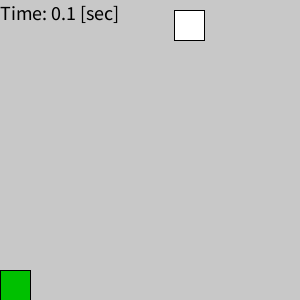
Frame 1 (no input)
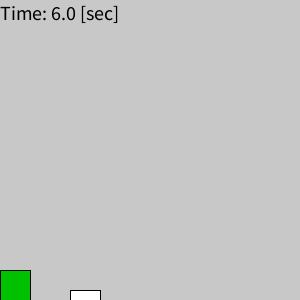
Frame 60 (the mouse pressed at the canvas centre just before this capture)
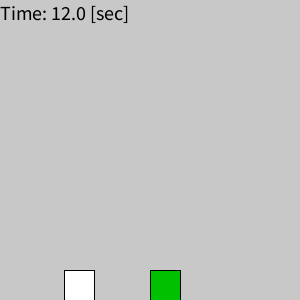
Frame 120 (the mouse held since frame 60 and released just before this capture)

The Processing sketch that drew these frames (run headless with seeded random() and noise(); from frame 60 on, the mouse is pressed at the canvas centre):

// Processing sketch: joho_kiso_ensyu2_8_20231115
// ── joho_kiso_ensyu2_8_20231115.pde

//======================
//1個ずつの障害物退避ゲーム
//======================
int ox; // 障害物の左上端のx座標 (ox: object_x)
int oy; // 障害物の左上端のy座標 (oy: object_y)
int cx; // 車の左上端のx座標 (cx: car_x)
int t; // 開始からの時間（フレーム） = 障害物の落下時間
int T; // 開始からの時間（フレーム）（開始からの時間をリセットせずにカウント）
float sec; // 開始からの時間（秒）

// あとで変更する可能性がある変数はパラメータ化しておくと便利．
int speed = 10; // 落下速度 = フレームレート
int ow = 30; // 障害物の幅
int oh = 30; // 障害物の高さ
int cw = 30; // 車の幅
int ch = 30; // 車の高さ

void setup() {
  size(300, 300);
  t=0;
  T=0;
  sec=0;
  ox=int(random(width-ow)); // windowの幅の中に障害物が入る範囲
  frameRate(speed);
}

void draw() {
  background(200, 200, 200);
  t = t+1;
  T = T+1;
  oy = speed*t; // 落下速度*開始からの時間 = 時刻tでの障害物の高さ．

  // 障害物の描画
  if (oy > height) { // oyの値が障害物の上部の高さと等しいので，windowの高さを超えたらtとoxを初期化する．
    t = 0;
    ox=int(random(width-ow)); // windowの幅の中に障害物が入る範囲
  }
  fill(255, 255, 255);
  rect(ox, oy, ow, oh); // 障害物の描画を実行

  // 車の描画
  cx = mouseX; // マウスポインタのx座標の取得
  if ((cx+cw) > width) { // 車の右端（px+pw）の座標がウィンドウの幅（width）よりも大きければ車の幅（cw）だけ左に戻す．
    cx = width - cw;
  }
  fill(255, 255, 255);
  rect(cx, width-ch, cw, ch); // 車の描画を実行

  // 衝突判定
  // x軸方向の条件: (ox < cx+cw && ox+ow > cx)
  // y軸方向の条件: (oy+oh > height-ch && oy < height)
  if ((ox < cx+cw && ox+ow > cx)&&(oy+oh > height-ch && oy < height)) { // 衝突した場合
    // 衝突した物体の初期化
    t = 0;
    oy = 0;
    ox=int(random(width-ow)); // windowの幅の中に障害物が入る範囲

    fill(255, 0, 0);
    T = 0;
  } else { // 衝突しない場合
    fill(0, 192, 0);
  }
  rect(cx, width-ch, cw, ch); // 衝突判定後にもう一度車の描画を実行（衝突している場合は色が変わる）

  // ゲームのプレイ時間の描画
  textSize(20);
  fill(0, 0, 0);
  sec = (float)T/speed; // フレームレートから秒への変換．フレームレート = 1秒間の描画回数．
  text("Time: "+sec+" [sec]", 0, 20);
}



//========================================
//1個ずつの障害物退避ゲーム（ハイスコア表示を追加）
//========================================
//int ox; // 障害物の左上端のx座標 (ox: object_x)
//int oy; // 障害物の左上端のy座標 (oy: object_y)
//int cx; // 車の左上端のx座標 (cx: car_x)
//int t; // 開始からの時間（フレーム） = 障害物の落下時間
//int T; // 開始からの時間（フレーム）（開始からの時間をリセットせずにカウント）
//float sec; // 開始からの時間（秒）

//// あとで変更する可能性がある変数はパラメータ化しておくと便利．
//int speed = 10; // 落下速度 = フレームレート
//int ow = 30; // 障害物の幅
//int oh = 30; // 障害物の高さ
//int cw = 30; // 車の幅
//int ch = 30; // 車の高さ

//void setup() {
//  size(300, 300);
//  t=0;
//  T=0;
//  sec=0;
//  ox=int(random(width-ow)); // windowの幅の中に障害物が入る範囲
//  frameRate(speed);
//}

//void draw() {
//  background(200, 200, 200);
//  t = t+1;
//  T = T+1;
//  oy = speed*t; // 落下速度*開始からの時間 = 時刻tでの障害物の高さ．

//  // 障害物の描画
//  if (oy > height) { // oyの値が障害物の上部の高さと等しいので，windowの高さを超えたらtとoxを初期化する．
//    t = 0;
//    ox=int(random(width-ow)); // windowの幅の中に障害物が入る範囲
//  }
//  fill(255, 255, 255);
//  rect(ox, oy, ow, oh); // 障害物の描画を実行

//  // 車の描画
//  cx = mouseX; // マウスポインタのx座標の取得
//  if ((cx+cw) > width) { // 車の右端（px+pw）の座標がウィンドウの幅（width）よりも大きければ車の幅（cw）だけ左に戻す．
//    cx = width - cw;
//  }
//  fill(255, 255, 255);
//  rect(cx, width-ch, cw, ch); // 車の描画を実行

//  // 衝突判定
//  // x軸方向の条件: (ox < cx+cw && ox+ow > cx)
//  // y軸方向の条件: (oy+oh > height-ch && oy < height)
//  if ((ox < cx+cw && ox+ow > cx)&&(oy+oh > height-ch && oy < height)) { // 衝突した場合
//    // 衝突した物体の初期化
//    t = 0;
//    oy = 0;
//    ox=int(random(width-ow)); // windowの幅の中に障害物が入る範囲

//    fill(255, 0, 0);
//    T = 0;
//  } else { // 衝突しない場合
//    fill(0, 192, 0);
//  }
//  rect(cx, width-ch, cw, ch); // 衝突判定後にもう一度車の描画を実行（衝突している場合は色が変わる）

//  // ゲームのプレイ時間の描画
//  textSize(20);
//  fill(0, 0, 0);
//  sec = (float)T/speed; // フレームレートから秒への変換．フレームレート = 1秒間の描画回数．
//  text("Time: "+sec+" [sec]", 0, 20);
//}



//============================================================================================
// 配列の基礎：1次元配列
//============================================================================================
////これまでの1変数の定義のしかた
//int a = 1;
//println(a);

////1次元配列の定義のしかた
//int[] array = new int[5];
////配列の要素の定義
//array[0] = 2;
//array[1] = 4;
//array[2] = 6;
//array[3] = 8;
//array[4] = 10;

////配列の使用
//int ans = array[0] + array[4];
//println(ans);

////配列の宣言と要素の定義は同時に可能
//int[] array1 = {2, 4, 6, 8, 10};

////for文を使った要素の定義
//int[] array2 = new int[5]; //まず配列を宣言
//for(int i=0; i<5; i++){
//  array2[i] = 2 * i;
//}

//============================================================================================
// 配列の基礎：2次元配列
//============================================================================================
////2次元配列の定義のしかた
//int[][] matrix = new int[2][4];
////配列の要素の定義
//matrix[0][0] = 1;
//matrix[0][1] = 2;
//matrix[0][2] = 3;
//matrix[0][3] = 4;
//matrix[1][0] = 5;
//matrix[1][1] = 6;
//matrix[1][2] = 7;
//matrix[1][3] = 8;

////配列の使用
////int a = matrix[0] + matrix[4];
//println(matrix[0][0]);

////配列の宣言と要素の定義は同時に可能
//int[][] matrix1 = {{1, 2, 3, 4},
//                   {5, 6, 7, 8}};

////for文を使った要素の定義
//int[][] matrix2 = new int[2][4]; //まず配列を宣言
//for(int m=0; m<2; m++){
//  for(int n=0; n<4; n++){
//    matrix2[m][n] = (m+1) * (n+1);
//}



//============================================================================================
// 配列の基礎：複数の障害物を落下させる（配列を利用しないコード）
//============================================================================================
//int ox1; // 1個目
//int oy1;
//int t1;
//int ox2; // 2個目
//int oy2; 
//int t2;
//int ox3; // 3個目
//int oy3;
//int t3;

//// 今回は，これらの値はすべての物体で共通にする
//int speed = 10; // 落下速度 = フレームレート
//int ow = 30; // 障害物の幅
//int oh = 30; // 障害物の高さ

//void setup() {
//  size(300, 300);
//  t1=0; // 1個目
//  ox1=int(random(width-ow));
//  t2=0; // 2個目
//  ox2=int(random(width-ow));
//  t3=0; // 3個目
//  ox3=int(random(width-ow));
//  frameRate(speed);
//}

//void draw() {
//  background(200, 200, 200);
//  t1 = t1+1; // 1個目
//  oy1 = speed*t1;
//  t2 = t2+1; // 2個目
//  oy2 = speed*t2;
//  t3 = t3+1; // 3個目
//  oy3 = speed*t3;

//  // 1個目
//  if (oy1 > height) {
//    t1 = 0;
//    ox1=int(random(width-ow));
//  }
//  rect(ox1, oy1, ow, oh);
//  println(oy1);
  
//  // 2個目
//  if (oy2 > height) {
//    t2 = 0;
//    ox2=int(random(width-ow));
//  }
//  rect(ox2, oy2, ow, oh);
//  println(oy2);
  
//  // 3個目
//  if (oy3 > height) {
//    t3 = 0;
//    ox3=int(random(width-ow));
//  }
//  rect(ox3, oy3, ow, oh);
//  println(oy3);
//}

//============================================================================================
// 配列の基礎：複数の障害物を落下させる（配列を利用しないコード）& 各落下物に待機時間を導入
//============================================================================================
//int ox1; // 1個目
//int oy1;
//int t1;
//int oWait1; // 待機時間
//int ox2; // 2個目
//int oy2; 
//int t2;
//int oWait2; // 待機時間
//int ox3; // 3個目
//int oy3;
//int t3;
//int oWait3; // 待機時間

//// 今回は，これらの値はすべての物体で共通にする
//int speed = 10; // 落下速度 = フレームレート
//int ow = 30; // 障害物の幅
//int oh = 30; // 障害物の高さ

//void setup() {
//  size(300, 300);
//  t1=0; // 1個目
//  ox1=int(random(width-ow));
//  oWait1=int(random(10, 50)); // 待機時間を乱数で初期化
//  t2=0; // 2個目
//  ox2=int(random(width-ow));
//  oWait2=int(random(10, 50));
//  t3=0; // 3個目
//  ox3=int(random(width-ow));
//  oWait3=int(random(10, 50));
//  frameRate(speed);
//}

//void draw() {
//  background(200, 200, 200);
//  t1 = t1+1; // 1個目
//  oy1 = speed * (t1 - oWait1);
//  t2 = t2+1; // 2個目
//  oy2 = speed * (t2 - oWait2);
//  t3 = t3+1; // 3個目
//  oy3 = speed * (t3 - oWait3);

//  // 1個目
//  if (oy1 > height) {
//    t1 = 0;
//    ox1 = int(random(width-ow));
//    oWait1 = int(random(10, 50)); // 再度，待機時間を乱数で初期化
//  }
//  rect(ox1, oy1, ow, oh);
//  println(oy1);
  
//  // 2個目
//  if (oy2 > height) {
//    t2 = 0;
//    ox2=int(random(width-ow));
//    oWait2 = int(random(10, 50));
//  }
//  rect(ox2, oy2, ow, oh);
//  println(oy2);
  
//  // 3個目
//  if (oy3 > height) {
//    t3 = 0;
//    ox3=int(random(width-ow));
//    oWait3 = int(random(10, 50));
//  }
//  rect(ox3, oy3, ow, oh);
//  println(oy3);
//}


//============================================================================================
// 配列の基礎：複数の障害物を落下させる（1次元配列を利用したコード）
//============================================================================================
//// 1次元配列で変数をまとめる
//// 配列の大きさが固定であれば，数値で指定もOK
////int [] ox = new int[3];
//int nObj = 3; // 落下する障害物の数
//int [] ox = new int[nObj];
//int [] oy = new int[nObj];
//int [] t = new int[nObj]; // 障害物の落下時間
//int [] oWait = new int[nObj]; // 障害物の落下タイミング調整用

//// 今回は，これらの値はすべての物体で共通にする
//int speed = 10; // 落下速度 = フレームレート
//int ow = 30; // 障害物の幅
//int oh = 30; // 障害物の高さ

//void setup() {
//  size(300, 300);
//  // 障害物の個数分だけ初期化
//  for (int i=0; i<nObj; i++) {
//    t[i] = 0;
//    ox[i] = int(random(width-ow)); // windowの幅の中に障害物が入る範囲
//    oWait[i] = int(random(0, 50)); // 障害物落下の待機時間
//  }
//  frameRate(speed);
//}

//void draw() {
//  background(200, 200, 200);
//  for (int i=0; i<nObj; i++) { // 障害物の個数分だけ描画
//    t[i] = t[i]+1;
//    // 落下速度*(開始からの時間-待機時間) = 時刻tでの障害物の高さ．
//    oy[i] = speed * (t[i]-oWait[i]);
//    if (oy[i] > height) {
//      t[i] = 0;
//      ox[i]=int(random(width-ow)); // windowの幅の中に障害物が入る範囲
//      oWait[i]=int(random(10, 50)); // 障害物落下の待機時間
//    }
//    rect(ox[i], oy[i], ow, oh);
//  }
//  println(oy[0], oy[1], oy[2]);
//}



//===============================================================================
//【課題例】複数の障害物を退避するゲーム
// 障害物が複数個，落下してくるゲームを作成せよ．前節の例では，1個の障害物のみを考えていたが，
// 配列を使って，複数の障害物を同時に考えてみよう．
//===============================================================================
//int cx; // 車の左上端のx座標 (cx: car_x)
//int T; // 開始からの時間（フレーム）（開始からの時間をリセットせずにカウント）
//float sec; // 開始からの時間（秒）
//float highScore; // ゲームのハイスコア記録用

//// あとで変更する可能性がある変数はパラメータ化しておくと便利．
//int speed = 10; // 落下速度 = フレームレート
//int ow = 30; // 障害物の幅
//int oh = 30; // 障害物の高さ
//int cw = 30; // 車の幅
//int ch = 30; // 車の高さ

//// 複数の障害物に対応
//int nObj = 20; // 落下する障害物の数
//int [] ox = new int[nObj];
//int [] oy = new int[nObj];
//int [] t = new int[nObj]; // 障害物の落下時間
//int [] oWait = new int[nObj]; // 障害物の落下タイミング調整用
//int cFlag = 0; // Collision Flag 0:正常 1:衝突


//void setup() {
//  size(300, 300);
//  frameRate(speed);
//  T=0;
//  sec=0;
//  highScore=0;

//  // 障害物の個数分だけ初期化
//  for (int i=0; i<nObj; i++) {
//    ox[i]=int(random(width-ow)); // windowの幅の中に障害物が入る範囲
//    t[i]=0;
//    oWait[i]=int(random(0, 50)); // 障害物落下の待機時間
//  }
//}

//void draw() {
//  background(200, 200, 200);
//  T = T+1;

//  for (int i=0; i<nObj; i++) { // 障害物の個数分だけ描画
//    t[i] = t[i]+1;

//    if (t[i] > oWait[i]) {
//      oy[i] = speed * (t[i]-oWait[i]); // 落下速度*(開始からの時間-待機時間) = 時刻tでの障害物の高さ．
//      // 障害物の描画
//      if (oy[i] > height) { // oyの値が障害物の上部の高さと等しいので，windowの高さを超えたらtとoxを初期化する．
//        t[i] = 0;
//        ox[i]=int(random(width-ow)); // windowの幅の中に障害物が入る範囲
//        oWait[i]=int(random(10, 50)); // 障害物落下の待機時間
//      }
//      fill(255, 255, 255);
//      rect(ox[i], oy[i], ow, oh); // 障害物の描画を実行
//    }
//  }

//  // 車の描画
//  cx = mouseX; // マウスポインタのx座標の取得
//  if ((cx+cw) > width) { // 車の右端（px+pw）の座標がウィンドウの幅（width）よりも大きければ車の幅（cw）だけ左に戻す．
//    cx = width - cw;
//  }
//  //fill(255, 255, 255);
//  //rect(cx, width-ch, cw, ch); // 車の描画を実行 // 衝突判定後にも描画を行っているので，ここでは不要．

//  // 衝突判定
//  // x軸方向の条件: (ox < cx+cw && ox+ow > cx)
//  // y軸方向の条件: (oy+oh > height-ch && oy < height)
//  for (int i=0; i<nObj; i++) {
//    if ((ox[i] < cx+cw && ox[i]+ow > cx)&&(oy[i]+oh > height-ch && oy[i] < height)) { // 衝突した場合
//      // 衝突した物体の初期化
//      t[i] = 0;
//      oy[i] = 0;
//      ox[i]=int(random(width-ow)); // windowの幅の中に障害物が入る範囲
//      oWait[i]=int(random(10, 50)); // 障害物落下の待機時間

//      T = 0;
//      cFlag = 1; // 衝突のフラグを立てる
//    }
//  }
//  if (cFlag == 1) { // 衝突のフラグが立っている場合
//    fill(255, 0, 0);
//    cFlag = 0; // フラグを初期化
//  } else {
//    fill(255, 255, 255);
//  }
//  rect(cx, width-ch, cw, ch); // 衝突判定後にもう一度車の描画を実行（衝突している場合は色が変わる）

//  // ゲームのプレイ時間の描画
//  textSize(20);
//  fill(0, 0, 0);
//  sec = (float)T/speed; // フレームレートから秒への変換．フレームレート = 1秒間の描画回数．
//  text("Time: "+sec+" [sec]", 0, 20);

//  // ゲームのハイスコアの保持と描画
//  if (sec > highScore) {
//    highScore = sec;
//  }
//  textSize(20);
//  fill(255, 0, 0);
//  text("High Score: "+highScore, 0, 40);
//}









//
// 以下，参考コード
//


//===============================================================================
// 課題例を改良したもの（障害物を回避し続けた時間を競う）
// - 車の色を変更
// - 車のヒットポイントの実装
//===============================================================================
//int cx; // 車の左上端のx座標 (cx: car_x)
//int T; // 開始からの時間（フレーム）（開始からの時間をリセットせずにカウント）
//float sec; // 開始からの時間（秒）
//float highScore; // ゲームのハイスコア記録用
//int cHP; // 車のヒットポイント

//// あとで変更する可能性がある変数はパラメータ化しておくと便利．
//int speed = 10; // 落下速度 = フレームレート
//int ow = 30; // 障害物の幅
//int oh = 30; // 障害物の高さ
//int cw = 30; // 車の幅
//int ch = 30; // 車の高さ
//int initcHP = 3; // 車のヒットポイントの初期値

//// 複数の障害物に対応
//int nObj = 20; // 落下する障害物の数
//int [] ox = new int[nObj];
//int [] oy = new int[nObj];
//int [] t = new int[nObj]; // 障害物の落下時間
//int [] oWait = new int[nObj]; // 障害物の落下タイミング調整用
//int cFlag = 0; // Collision Flag 0:正常 1:衝突


//void setup() {
//  size(300, 300);
//  frameRate(speed);
//  T=0;
//  sec=0;
//  highScore=0;
//  cHP = initcHP;

//  // 障害物の個数分だけ初期化
//  for (int i=0; i<nObj; i++) {
//    ox[i]=int(random(width-ow)); // windowの幅の中に障害物が入る範囲
//    t[i]=0;
//    oWait[i]=int(random(0, 50)); // 障害物落下の待機時間
//  }
//}

//void draw() {
//  background(200, 200, 200);
//  T = T+1;

//  for (int i=0; i<nObj; i++) { // 障害物の個数分だけ描画
//    t[i] = t[i]+1;

//    if (t[i] > oWait[i]) {
//      oy[i] = speed * (t[i]-oWait[i]); // 落下速度*(開始からの時間-待機時間) = 時刻tでの障害物の高さ．
//      // 障害物の描画
//      if (oy[i] > height) { // oyの値が障害物の上部の高さと等しいので，windowの高さを超えたらtとoxを初期化する．
//        t[i] = 0;
//        ox[i]=int(random(width-ow)); // windowの幅の中に障害物が入る範囲
//        oWait[i]=int(random(10, 50)); // 障害物落下の待機時間
//      }
//      fill(255, 255, 255);
//      rect(ox[i], oy[i], ow, oh); // 障害物の描画を実行
//    }
//  }

//  // 車の描画
//  cx = mouseX; // マウスポインタのx座標の取得
//  if ((cx+cw) > width) { // 車の右端（px+pw）の座標がウィンドウの幅（width）よりも大きければ車の幅（cw）だけ左に戻す．
//    cx = width - cw;
//  }
//  //fill(255, 255, 255);
//  //rect(cx, width-ch, cw, ch); // 車の描画を実行 // 衝突判定後にも描画を行っているので，ここでは不要．

//  // 衝突判定
//  // x軸方向の条件: (ox < cx+cw && ox+ow > cx)
//  // y軸方向の条件: (oy+oh > height-ch && oy < height)
//  for (int i=0; i<nObj; i++) {
//    if ((ox[i] < cx+cw && ox[i]+ow > cx)&&(oy[i]+oh > height-ch && oy[i] < height)) { // 衝突した場合
//      // 衝突した物体の初期化
//      t[i] = 0;
//      oy[i] = 0;
//      ox[i]=int(random(width-ow)); // windowの幅の中に障害物が入る範囲
//      oWait[i]=int(random(10, 50)); // 障害物落下の待機時間

//      cFlag = 1; // 衝突のフラグを立てる

//      // ヒットポイント管理
//      cHP = cHP - 1; // ヒットポイントの減少
//      if (cHP == 0) { // ヒットポイントが0になったら初期化
//        T = 0;
//        cHP = initcHP;
//      }
//    }
//  }

//  if (cFlag == 1) { // 衝突のフラグが立っている場合
//    fill(255, 0, 0);
//    cFlag = 0; // フラグを初期化
//  } else {
//    fill(0, 192, 0);
//  }
//  rect(cx, width-ch, cw, ch); // 衝突判定後にもう一度車の描画を実行（衝突している場合は色が変わる）

//  // 車のヒットポイントの表示
//  for (int i=0; i<cHP; i++) {
//    fill(0, 192, 0);
//    rect(280-20*i, 5, 15, 15);
//  }

//  // ゲームのプレイ時間の描画
//  textSize(20);
//  fill(0, 0, 0);
//  sec = (float)T/speed; // フレームレートから秒への変換．フレームレート = 1秒間の描画回数．
//  text("Time: "+sec+" [sec]", 0, 20);

//  // ゲームのハイスコアの保持と描画
//  if (sec > highScore) {
//    highScore = sec;
//  }
//  textSize(20);
//  fill(255, 0, 0);
//  text("High Score: "+highScore, 0, 40);
//}




//===============================================================================
// 課題例を改良したもの（障害物をキャッチした回数を競う）
// - ゲームデザインの変更
//  ・障害物をキャッチした回数をカウント．キャッチできない場合にヒットポイントが減少．
//===============================================================================
//int cx; // 車の左上端のx座標 (cx: car_x)
//int highScore; // ゲームのハイスコア記録用
//int cHP; // 車のヒットポイント
//int nCollision; // 衝突回数記録用

//// あとで変更する可能性がある変数はパラメータ化しておくと便利．
//int speed = 10; // 落下速度 = フレームレート
//int ow = 30; // 障害物の幅
//int oh = 30; // 障害物の高さ
//int cw = 50; // 車の幅
//int ch = 20; // 車の高さ
//int initcHP = 3; // 車のヒットポイントの初期値

//// 複数の障害物に対応
//int nObj = 10; // 落下する障害物の数
//int [] ox = new int[nObj];
//int [] oy = new int[nObj];
//int [] t = new int[nObj]; // 障害物の落下時間
//int [] oWait = new int[nObj]; // 障害物の落下タイミング調整用
//int cFlag = 0; // Collision Flag 0:正常 1:衝突


//void setup() {
//  size(300, 300);
//  frameRate(speed);
//  highScore=0;
//  cHP = initcHP;
//  nCollision = 0;

//  // 障害物の個数分だけ初期化
//  for (int i=0; i<nObj; i++) {
//    ox[i]=int(random(width-ow)); // windowの幅の中に障害物が入る範囲
//    t[i]=0;
//    oWait[i]=int(random(0, 100)); // 障害物落下の待機時間
//  }
//}

//void draw() {
//  background(200, 200, 200);

//  for (int i=0; i<nObj; i++) { // 障害物の個数分だけ描画
//    t[i] = t[i]+1;

//    if (t[i] > oWait[i]) {
//      oy[i] = speed * (t[i]-oWait[i]); // 落下速度*(開始からの時間-待機時間) = 時刻tでの障害物の高さ．
//      // 障害物の描画
//      if (oy[i] > height) { // oyの値が障害物の上部の高さと等しいので，windowの高さを超えたらtとoxを初期化する．
//        t[i] = 0;
//        ox[i]=int(random(width-ow)); // windowの幅の中に障害物が入る範囲
//        oWait[i]=int(random(10, 100)); // 障害物落下の待機時間
//      }
//      fill(255, 255, 255);
//      ellipse(ox[i], oy[i], ow, oh); // 障害物の描画を実行
//    }
//  }

//  // 車の描画
//  cx = mouseX; // マウスポインタのx座標の取得
//  if ((cx+cw) > width) { // 車の右端（px+pw）の座標がウィンドウの幅（width）よりも大きければ車の幅（cw）だけ左に戻す．
//    cx = width - cw;
//  }

//  // 衝突判定
//  // x軸方向の条件: (ox < cx+cw && ox+ow > cx)
//  // y軸方向の条件: (oy+oh > height-ch && oy < height)
//  for (int i=0; i<nObj; i++) {
//    if ((ox[i] < cx+cw && ox[i]+ow > cx)&&(oy[i]+oh > height-ch && oy[i] < height)) { // 衝突した場合
//      // 衝突した物体の初期化
//      t[i] = 0;
//      oy[i] = 0;
//      ox[i]=int(random(width-ow)); // windowの幅の中に障害物が入る範囲
//      oWait[i]=int(random(10, 100)); // 障害物落下の待機時間

//      cFlag = 1; // 衝突のフラグを立てる

//      nCollision = nCollision + 1; // 衝突回数のカウント
//    }
//  }

//  // ヒットポイント管理
//  for (int i=0; i<nObj; i++) { // 全ての物体をチェック
//    if (oy[i] == height) { // 物体が画面外に出た場合
//      cHP = cHP - 1; // ヒットポイントの減少
//      if (cHP == 0) { // ヒットポイントが0になったら初期化
//        nCollision = 0;
//        cHP = initcHP;
//      }
//    }
//  }

//  if (cFlag == 1) { // 衝突のフラグが立っている場合
//    fill(255, 0, 0);
//    cFlag = 0; // フラグを初期化
//  } else {
//    fill(0, 192, 0);
//  }
//  rect(cx, width-ch, cw, ch); // 衝突判定後にもう一度車の描画を実行（衝突している場合は色が変わる）

//  // 車のヒットポイントの表示
//  for (int i=0; i<cHP; i++) {
//    fill(0, 192, 0);
//    rect(280-20*i, 5, 15, 15);
//  }

//  // 障害物との衝突回数の描画
//  textSize(20);
//  fill(0, 0, 0);
//  text("# of objects: "+nCollision, 0, 20);

//  // ゲームのハイスコアの保持と描画
//  if (nCollision > highScore) {
//    highScore = nCollision;
//  }
//  textSize(20);
//  fill(255, 0, 0);
//  text("High Score: "+highScore, 0, 40);
//}
